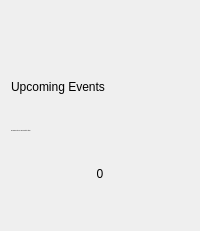
             <widget class="QWidget" name="e_widget_summary_ue" native="true">
              <property name="minimumSize">
               <size>
                <width>190</width>
                <height>231</height>
               </size>
              </property>
              <property name="maximumSize">
               <size>
                <width>16777215</width>
                <height>231</height>
               </size>
              </property>
              <property name="cursor">
               <cursorShape>PointingHandCursor</cursorShape>
              </property>
              <property name="styleSheet">
               <string notr="true">QWidget[objectName=&quot;e_widget_summary_ue&quot;] {
	background: qradialgradient(
			spread: pad,
			cx: 0.5,
			cy: 0.5,
			radius: 1.0,
			fx: 0.5,
			fy: 0.5,
			stop: 0 #2d2d2d,
			stop: 1 #242424
	);
	border: 1px solid;
	border-radius: 20px;
	border-color: qlineargradient(x1:0, y1:0, x2:1, y2:0, stop: 0 rgb(58, 62, 88), stop: 1 rgb(119, 127, 148))
}

QLabel {
	background-color: transparent;
}

QLabel[objectName=&quot;lbl_dashboard_header_4&quot;]{
	font: 14px;
}

QPushButton {
	background-color: transparent;
}

Line {
	background-color: #be8af9;
}</string>
              </property>
              <layout class="QVBoxLayout" name="verticalLayout_3">
               <item>
                <layout class="QHBoxLayout" name="horizontalLayout_6">
                 <item>
                  <spacer name="horizontalSpacer_48">
                   <property name="orientation">
                    <enum>Qt::Horizontal</enum>
                   </property>
                   <property name="sizeHint" stdset="0">
                    <size>
                     <width>40</width>
                     <height>20</height>
                    </size>
                   </property>
                  </spacer>
                 </item>
                 <item>
                  <widget class="QLabel" name="lbl_summary_4_icon">
                   <property name="minimumSize">
                    <size>
                     <width>51</width>
                     <height>51</height>
                    </size>
                   </property>
                   <property name="maximumSize">
                    <size>
                     <width>51</width>
                     <height>51</height>
                    </size>
                   </property>
                   <property name="text">
                    <string/>
                   </property>
                   <property name="pixmap">
                    <pixmap resource="../icons_source.qrc">:/newSource/icons/event.png</pixmap>
                   </property>
                   <property name="scaledContents">
                    <bool>true</bool>
                   </property>
                  </widget>
                 </item>
                 <item>
                  <spacer name="horizontalSpacer_49">
                   <property name="orientation">
                    <enum>Qt::Horizontal</enum>
                   </property>
                   <property name="sizeHint" stdset="0">
                    <size>
                     <width>40</width>
                     <height>20</height>
                    </size>
                   </property>
                  </spacer>
                 </item>
                </layout>
               </item>
               <item>
                <spacer name="verticalSpacer_55">
                 <property name="orientation">
                  <enum>Qt::Vertical</enum>
                 </property>
                 <property name="sizeHint" stdset="0">
                  <size>
                   <width>20</width>
                   <height>40</height>
                  </size>
                 </property>
                </spacer>
               </item>
               <item>
                <widget class="QLabel" name="lbl_dashboard_header_4">
                 <property name="minimumSize">
                  <size>
                   <width>151</width>
                   <height>16</height>
                  </size>
                 </property>
                 <property name="maximumSize">
                  <size>
                   <width>16777215</width>
                   <height>16</height>
                  </size>
                 </property>
                 <property name="text">
                  <string>Upcoming Events</string>
                 </property>
                 <property name="alignment">
                  <set>Qt::AlignLeading|Qt::AlignLeft|Qt::AlignVCenter</set>
                 </property>
                </widget>
               </item>
               <item>
                <spacer name="verticalSpacer_56">
                 <property name="orientation">
                  <enum>Qt::Vertical</enum>
                 </property>
                 <property name="sizeHint" stdset="0">
                  <size>
                   <width>20</width>
                   <height>40</height>
                  </size>
                 </property>
                </spacer>
               </item>
               <item>
                <widget class="QLabel" name="lbl_dashboard_description_4">
                 <property name="minimumSize">
                  <size>
                   <width>151</width>
                   <height>36</height>
                  </size>
                 </property>
                 <property name="maximumSize">
                  <size>
                   <width>16777215</width>
                   <height>36</height>
                  </size>
                 </property>
                 <property name="font">
                  <font>
                   <pointsize>-1</pointsize>
                   <weight>50</weight>
                   <italic>false</italic>
                   <bold>false</bold>
                  </font>
                 </property>
                 <property name="text">
                  <string>Upcoming events you are expected to attend</string>
                 </property>
                 <property name="alignment">
                  <set>Qt::AlignLeading|Qt::AlignLeft|Qt::AlignVCenter</set>
                 </property>
                 <property name="wordWrap">
                  <bool>true</bool>
                 </property>
                </widget>
               </item>
               <item>
                <spacer name="verticalSpacer_57">
                 <property name="orientation">
                  <enum>Qt::Vertical</enum>
                 </property>
                 <property name="sizeHint" stdset="0">
                  <size>
                   <width>20</width>
                   <height>40</height>
                  </size>
                 </property>
                </spacer>
               </item>
               <item>
                <widget class="QLabel" name="lbl_count_upcoming_events">
                 <property name="minimumSize">
                  <size>
                   <width>151</width>
                   <height>16</height>
                  </size>
                 </property>
                 <property name="maximumSize">
                  <size>
                   <width>16777215</width>
                   <height>16</height>
                  </size>
                 </property>
                 <property name="text">
                  <string>0</string>
                 </property>
                 <property name="alignment">
                  <set>Qt::AlignCenter</set>
                 </property>
                </widget>
               </item>
               <item>
                <spacer name="verticalSpacer_58">
                 <property name="orientation">
                  <enum>Qt::Vertical</enum>
                 </property>
                 <property name="sizeHint" stdset="0">
                  <size>
                   <width>20</width>
                   <height>40</height>
                  </size>
                 </property>
                </spacer>
               </item>
               <item>
                <layout class="QHBoxLayout" name="horizontalLayout_65">
                 <item>
                  <spacer name="horizontalSpacer_56">
                   <property name="orientation">
                    <enum>Qt::Horizontal</enum>
                   </property>
                   <property name="sizeHint" stdset="0">
                    <size>
                     <width>40</width>
                     <height>20</height>
                    </size>
                   </property>
                  </spacer>
                 </item>
                 <item>
                  <widget class="QLabel" name="lbl_dashboard_expand_icon_4">
                   <property name="minimumSize">
                    <size>
                     <width>16</width>
                     <height>16</height>
                    </size>
                   </property>
                   <property name="maximumSize">
                    <size>
                     <width>16</width>
                     <height>16</height>
                    </size>
                   </property>
                   <property name="text">
                    <string/>
                   </property>
                   <property name="pixmap">
                    <pixmap resource="../icons_source.qrc">:/newSource/icons/expand_1.png</pixmap>
                   </property>
                   <property name="scaledContents">
                    <bool>true</bool>
                   </property>
                  </widget>
                 </item>
                </layout>
               </item>
              </layout>
             </widget>
